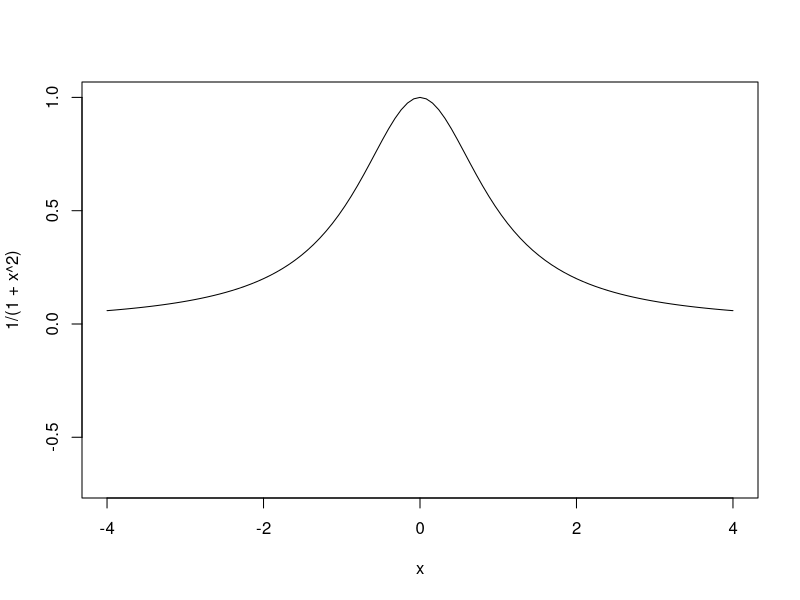
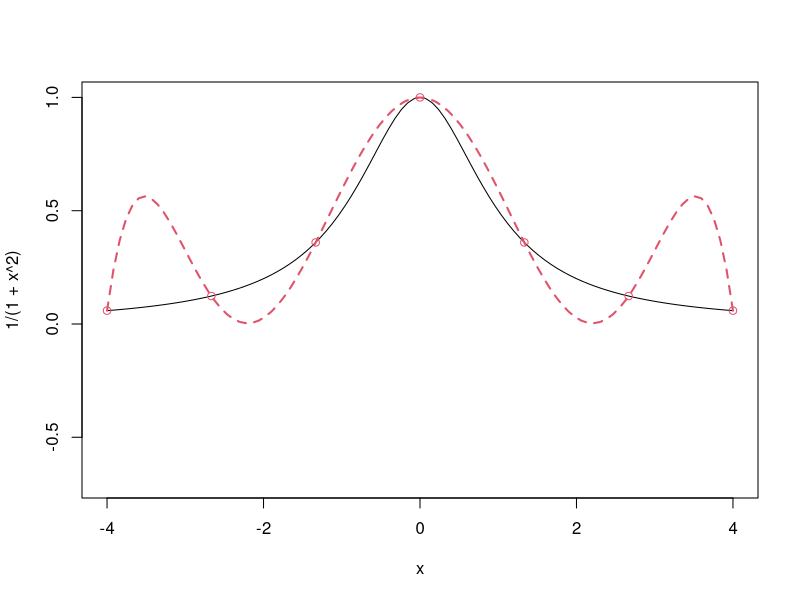
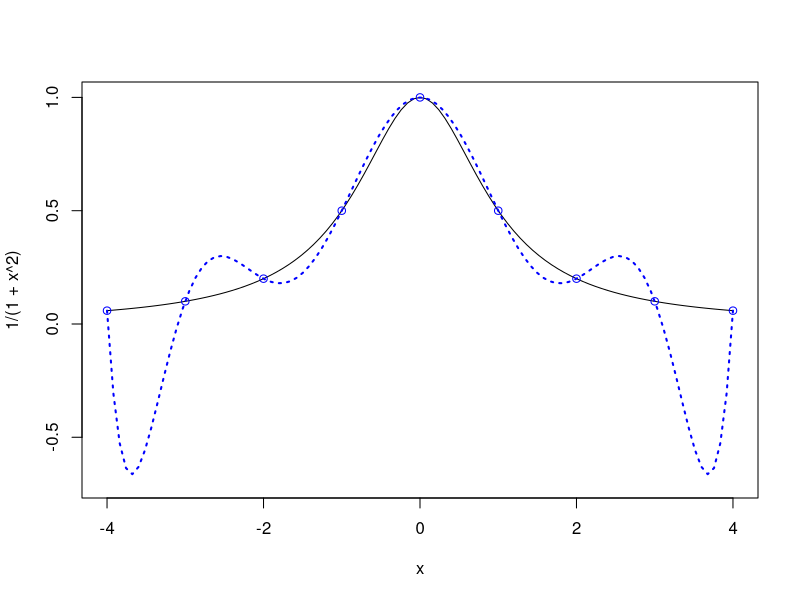
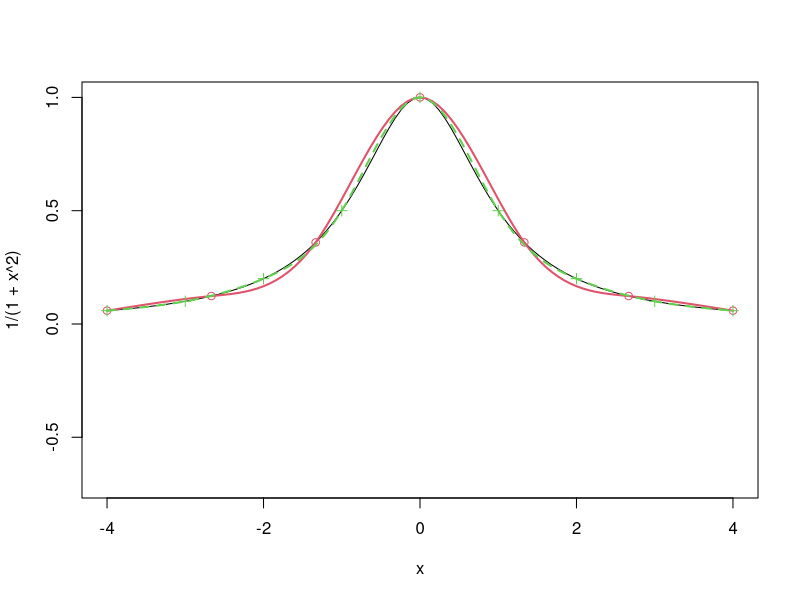
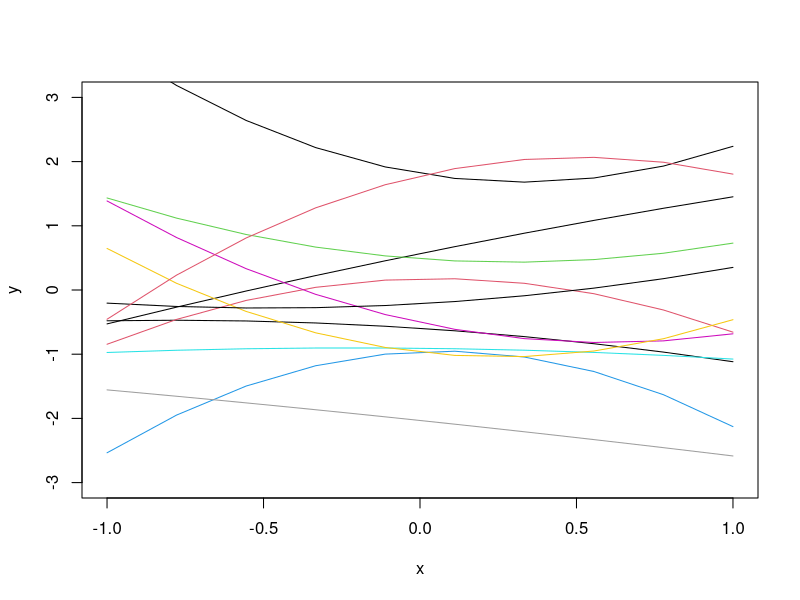
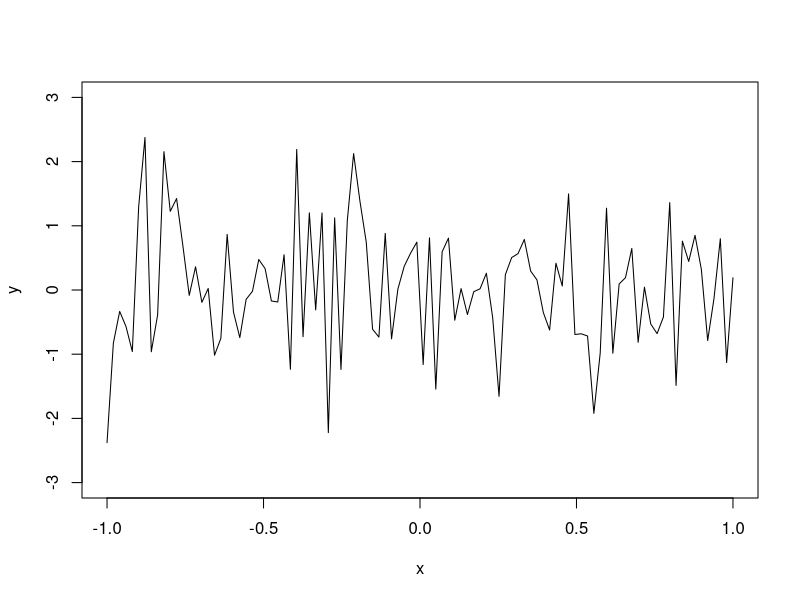
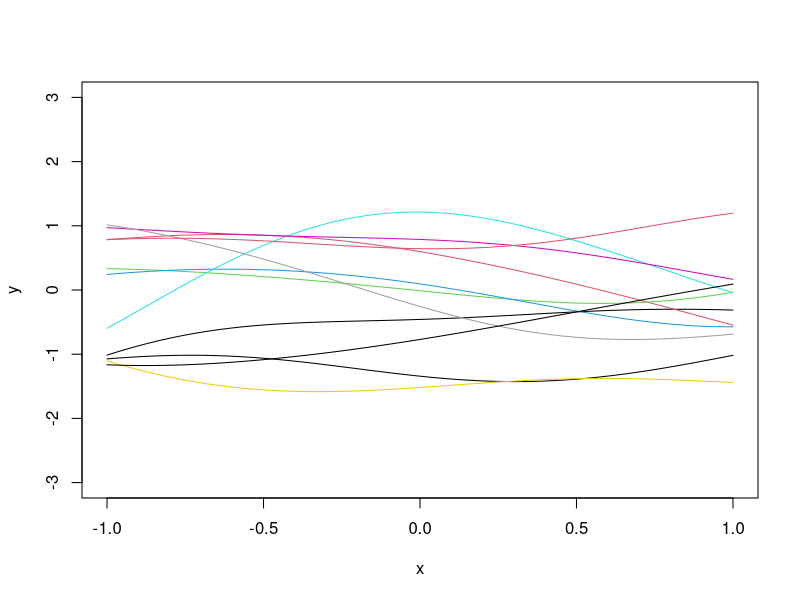
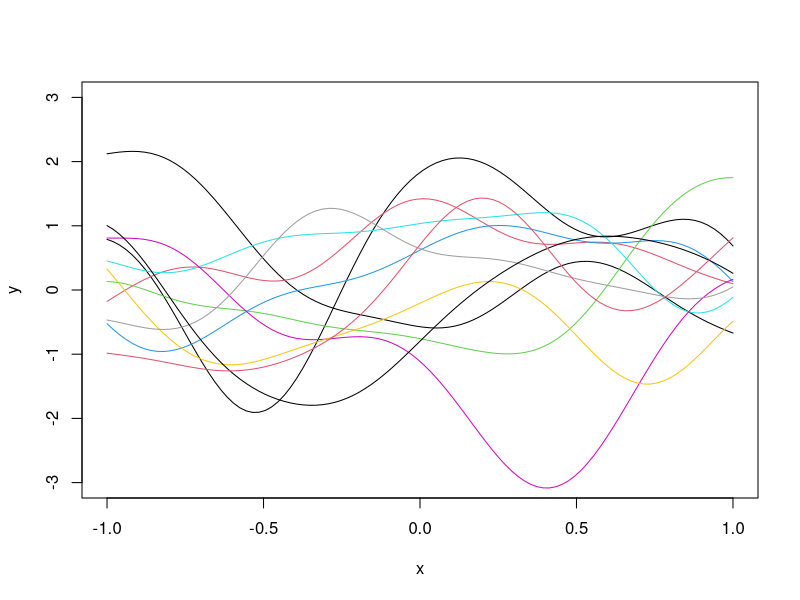

Source code (R) for these figures, in order:
## ---- chunk 1
curve(1/(1+x^2), from=-4, to=4, ylim=c(-.7,1))
## ---- chunk 2
curve(1/(1+x^2), from=-4, to=4, ylim=c(-.7,1))
x=seq(-4,4,length=7)
y=1/(1+x^2)
X=as.matrix(cbind(1,x,x^2,x^3,x^4,x^5,x^6))
a=solve(X,y)
u=seq(-4,4,length=100)
yhat=u
for(i in 1:100)
  yhat[i]=sum(c(1,u[i],u[i]^2,u[i]^3,u[i]^4,u[i]^5,u[i]^6)*a)
lines(u,yhat, col=2, lty=2, lwd = 2)
points(x,y,col=2)
## ---- chunk 3
curve(1/(1+x^2), from=-4, to=4, ylim=c(-.7,1))
x=seq(-4,4,length=9)
y=1/(1+x^2)
X=as.matrix(cbind(1,x,x^2,x^3,x^4,x^5,x^6,x^7,x^8))
a=solve(X,y)
u=seq(-4,4,length=100)
yhat=u
for(i in 1:100)
  yhat[i]=sum(c(1,u[i],u[i]^2,u[i]^3,u[i]^4,u[i]^5,u[i]^6, u[i]^7,u[i]^8)*a)
lines(u,yhat, col='blue', lty=3, lwd = 2)
points(x,y,col="blue")
## ---- chunk 4
curve(1/(1+x^2), from=-4, to=4, ylim=c(-.7,1))

# Splines with 7 points

x=seq(-4,4,length=7)
y=1/(1+x^2)
points(x,y,col=2)
a=splinefun(x,y,method="natural")
curve(a,add=T,col=2, lwd = 2)

# Splines with 9 points

x=seq(-4,4,length=9)
y=1/(1+x^2)
points(x,y, pch=3,col=3)
a=splinefun(x,y,method="natural")
curve(a,add=T,col=3, lty=2, lwd = 2)
## ---- chunk 5
x=seq(-1,1,length=10)
b=rnorm(3)
y=b[1]+b[2]*x+b[3]*x^2
plot(x,y,"l", ylim=c(-3,3))
b=rnorm(3)
y=b[1]+b[2]*x+b[3]*x^2
lines(x,y,"l")
for(i in 1:10)
{b=rnorm(3)
y=b[1]+b[2]*x+b[3]*x^2
lines(x,y,"l",col=i)}
## ---- chunk 6
N=100
x=seq(-1,1,length=N)
y=rnorm(N)
plot(x,y,"l", ylim=c(-3,3))
## ---- chunk 7
E=as.matrix(dist(x, diag=T, ,upper=T))

# Correlation matrix R
R=exp(-0.5*E^2)
eig=eigen(R)
R.sqrt=eig$vec%*%diag(sqrt(eig$val+10^(-10)))%*%t(eig$vec)
z=rnorm(N)
y=R.sqrt%*%z
plot(x,y,"l", ylim=c(-3,3))
for(i in 1:10)
  lines(x,R.sqrt%*%rnorm(N),col=i)
## ---- chunk 8
E=as.matrix(dist(x, diag=T, ,upper=T))

# Correlation matrix R
R=exp(-5*E^2)
eig=eigen(R)
R.sqrt=eig$vec%*%diag(sqrt(eig$val+10^(-10)))%*%t(eig$vec)
z=rnorm(N)
y=R.sqrt%*%z
plot(x,y,"l", ylim=c(-3,3))
for(i in 1:10)
  lines(x,R.sqrt%*%rnorm(N),col=i)
